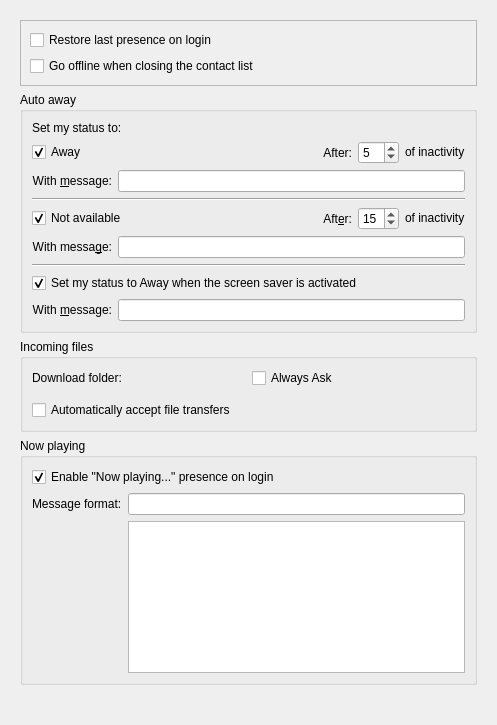
<?xml version="1.0" encoding="UTF-8"?>
<ui version="4.0">
 <class>TelepathyKDEDUi</class>
 <widget class="QWidget" name="TelepathyKDEDUi">
  <property name="geometry">
   <rect>
    <x>0</x>
    <y>0</y>
    <width>497</width>
    <height>725</height>
   </rect>
  </property>
  <layout class="QVBoxLayout" name="verticalLayout_3">
   <item>
    <widget class="QScrollArea" name="scrollArea">
     <property name="frameShape">
      <enum>QFrame::NoFrame</enum>
     </property>
     <property name="widgetResizable">
      <bool>true</bool>
     </property>
     <widget class="QWidget" name="scrollAreaWidgetContents">
      <property name="geometry">
       <rect>
        <x>0</x>
        <y>0</y>
        <width>479</width>
        <height>707</height>
       </rect>
      </property>
      <layout class="QVBoxLayout" name="verticalLayout">
       <item>
        <widget class="QFrame" name="presenceGroupBox">
         <property name="frameShape">
          <enum>QFrame::StyledPanel</enum>
         </property>
         <property name="frameShadow">
          <enum>QFrame::Raised</enum>
         </property>
         <layout class="QVBoxLayout" name="verticalLayout_4">
          <item>
           <widget class="QCheckBox" name="m_autoConnectCheckBox">
            <property name="text">
             <string>Restore last presence on login</string>
            </property>
           </widget>
          </item>
          <item>
           <widget class="QCheckBox" name="m_autoOfflineCheckBox">
            <property name="text">
             <string>Go offline when closing the contact list</string>
            </property>
           </widget>
          </item>
         </layout>
        </widget>
       </item>
       <item>
        <widget class="QGroupBox" name="autoAwayGroupBox">
         <property name="title">
          <string>Auto away</string>
         </property>
         <property name="flat">
          <bool>false</bool>
         </property>
         <layout class="QGridLayout" name="gridLayout_3">
          <item row="0" column="0">
           <widget class="QLabel" name="label">
            <property name="text">
             <string>Set my status to:</string>
            </property>
           </widget>
          </item>
          <item row="1" column="0">
           <layout class="QVBoxLayout" name="verticalLayout_2">
            <item>
             <layout class="QHBoxLayout" name="away_check_layout">
              <item>
               <widget class="QCheckBox" name="m_awayCheckBox">
                <property name="text">
                 <string>Away</string>
                </property>
                <property name="checked">
                 <bool>true</bool>
                </property>
               </widget>
              </item>
              <item>
               <spacer name="away_spaces">
                <property name="orientation">
                 <enum>Qt::Horizontal</enum>
                </property>
                <property name="sizeHint" stdset="0">
                 <size>
                  <width>40</width>
                  <height>20</height>
                 </size>
                </property>
               </spacer>
              </item>
              <item>
               <widget class="QLabel" name="m_awayMinsLabel">
                <property name="sizePolicy">
                 <sizepolicy hsizetype="Preferred" vsizetype="Preferred">
                  <horstretch>0</horstretch>
                  <verstretch>0</verstretch>
                 </sizepolicy>
                </property>
                <property name="text">
                 <string>After:</string>
                </property>
                <property name="alignment">
                 <set>Qt::AlignRight|Qt::AlignTrailing|Qt::AlignVCenter</set>
                </property>
                <property name="buddy">
                 <cstring>m_awayMins</cstring>
                </property>
               </widget>
              </item>
              <item>
               <widget class="QSpinBox" name="m_awayMins">
                <property name="suffix">
                 <string/>
                </property>
                <property name="value">
                 <number>5</number>
                </property>
               </widget>
              </item>
              <item>
               <widget class="QLabel" name="m_awayInactivityLabel">
                <property name="sizePolicy">
                 <sizepolicy hsizetype="Fixed" vsizetype="Fixed">
                  <horstretch>0</horstretch>
                  <verstretch>0</verstretch>
                 </sizepolicy>
                </property>
                <property name="text">
                 <string>of inactivity</string>
                </property>
               </widget>
              </item>
             </layout>
            </item>
            <item>
             <layout class="QHBoxLayout" name="away_message_layout">
              <item>
               <widget class="QLabel" name="m_awayMessageLabel">
                <property name="text">
                 <string>With &amp;message:</string>
                </property>
                <property name="alignment">
                 <set>Qt::AlignRight|Qt::AlignTrailing|Qt::AlignVCenter</set>
                </property>
                <property name="buddy">
                 <cstring>m_screenSaverAwayMessage</cstring>
                </property>
               </widget>
              </item>
              <item>
               <widget class="QLineEdit" name="m_awayMessage"/>
              </item>
             </layout>
            </item>
            <item>
             <widget class="Line" name="line">
              <property name="orientation">
               <enum>Qt::Horizontal</enum>
              </property>
             </widget>
            </item>
            <item>
             <layout class="QHBoxLayout" name="not_available_check_layout">
              <item>
               <widget class="QCheckBox" name="m_xaCheckBox">
                <property name="text">
                 <string>Not available</string>
                </property>
                <property name="checked">
                 <bool>true</bool>
                </property>
                <property name="autoExclusive">
                 <bool>false</bool>
                </property>
               </widget>
              </item>
              <item>
               <spacer name="not_available_spacer">
                <property name="orientation">
                 <enum>Qt::Horizontal</enum>
                </property>
                <property name="sizeHint" stdset="0">
                 <size>
                  <width>40</width>
                  <height>20</height>
                 </size>
                </property>
               </spacer>
              </item>
              <item>
               <widget class="QLabel" name="m_xaMinsLabel">
                <property name="sizePolicy">
                 <sizepolicy hsizetype="Preferred" vsizetype="Preferred">
                  <horstretch>0</horstretch>
                  <verstretch>0</verstretch>
                 </sizepolicy>
                </property>
                <property name="text">
                 <string>Aft&amp;er:</string>
                </property>
                <property name="alignment">
                 <set>Qt::AlignRight|Qt::AlignTrailing|Qt::AlignVCenter</set>
                </property>
                <property name="buddy">
                 <cstring>m_xaMins</cstring>
                </property>
               </widget>
              </item>
              <item>
               <widget class="QSpinBox" name="m_xaMins">
                <property name="suffix">
                 <string/>
                </property>
                <property name="value">
                 <number>15</number>
                </property>
               </widget>
              </item>
              <item>
               <widget class="QLabel" name="m_xaInactivityLabel">
                <property name="sizePolicy">
                 <sizepolicy hsizetype="Fixed" vsizetype="Fixed">
                  <horstretch>0</horstretch>
                  <verstretch>0</verstretch>
                 </sizepolicy>
                </property>
                <property name="text">
                 <string>of inactivity</string>
                </property>
               </widget>
              </item>
             </layout>
            </item>
            <item>
             <layout class="QHBoxLayout" name="not_available_message_layout">
              <item>
               <widget class="QLabel" name="m_xaMessageLabel">
                <property name="text">
                 <string>With messa&amp;ge:</string>
                </property>
                <property name="alignment">
                 <set>Qt::AlignRight|Qt::AlignTrailing|Qt::AlignVCenter</set>
                </property>
                <property name="buddy">
                 <cstring>m_xaMessage</cstring>
                </property>
               </widget>
              </item>
              <item>
               <widget class="QLineEdit" name="m_xaMessage"/>
              </item>
             </layout>
            </item>
           </layout>
          </item>
          <item row="2" column="0">
           <widget class="Line" name="line_2">
            <property name="orientation">
             <enum>Qt::Horizontal</enum>
            </property>
           </widget>
          </item>
          <item row="3" column="0">
           <layout class="QVBoxLayout" name="verticalLayoutScreenSaverAway">
            <item>
             <layout class="QHBoxLayout" name="screensaver_layout">
              <item>
               <widget class="QCheckBox" name="m_screenSaverAwayCheckBox">
                <property name="text">
                 <string>Set my status to Away when the screen saver is activated</string>
                </property>
                <property name="checked">
                 <bool>true</bool>
                </property>
               </widget>
              </item>
              <item>
               <spacer name="screenSaverAway_spaces">
                <property name="orientation">
                 <enum>Qt::Horizontal</enum>
                </property>
                <property name="sizeHint" stdset="0">
                 <size>
                  <width>40</width>
                  <height>20</height>
                 </size>
                </property>
               </spacer>
              </item>
             </layout>
            </item>
            <item>
             <layout class="QHBoxLayout" name="screenSaverAway_layout">
              <item>
               <widget class="QLabel" name="m_screenSaverAwayLabel">
                <property name="text">
                 <string>With &amp;message:</string>
                </property>
                <property name="alignment">
                 <set>Qt::AlignRight|Qt::AlignTrailing|Qt::AlignVCenter</set>
                </property>
                <property name="buddy">
                 <cstring>m_screenSaverAwayMessage</cstring>
                </property>
               </widget>
              </item>
              <item>
               <widget class="QLineEdit" name="m_screenSaverAwayMessage"/>
              </item>
             </layout>
            </item>
           </layout>
          </item>
         </layout>
        </widget>
       </item>
       <item>
        <widget class="QGroupBox" name="incomingFilesGroupBox">
         <property name="title">
          <string>Incoming files</string>
         </property>
         <property name="flat">
          <bool>false</bool>
         </property>
         <layout class="QGridLayout" name="gridLayout_6">
          <item row="0" column="0">
           <layout class="QGridLayout" name="downloadFolderLayout">
            <item row="0" column="0">
             <widget class="QLabel" name="m_downloadUrlLabel">
              <property name="text">
               <string>Download folder:</string>
              </property>
              <property name="alignment">
               <set>Qt::AlignLeading|Qt::AlignLeft|Qt::AlignVCenter</set>
              </property>
              <property name="buddy">
               <cstring>m_downloadUrlRequester</cstring>
              </property>
             </widget>
            </item>
            <item row="0" column="1">
             <widget class="QCheckBox" name="m_downloadUrlCheckBox">
              <property name="text">
               <string>Always Ask</string>
              </property>
             </widget>
            </item>
            <item row="1" column="1">
             <widget class="KUrlRequester" name="m_downloadUrlRequester">
              <property name="toolTip">
               <string>This is the folder where received files will be saved.</string>
              </property>
              <property name="whatsThis">
               <string>This is the folder where received files will be saved.</string>
              </property>
             </widget>
            </item>
           </layout>
          </item>
          <item row="1" column="0">
           <widget class="QCheckBox" name="m_autoAcceptCheckBox">
            <property name="text">
             <string>Automatically accept file transfers</string>
            </property>
           </widget>
          </item>
         </layout>
        </widget>
       </item>
       <item>
        <widget class="QGroupBox" name="nowPlayingGroupBox">
         <property name="title">
          <string>Now playing</string>
         </property>
         <property name="flat">
          <bool>false</bool>
         </property>
         <layout class="QGridLayout" name="gridLayout_5">
          <item row="0" column="0">
           <widget class="QCheckBox" name="m_nowPlayingCheckBox">
            <property name="text">
             <string>Enable &quot;Now playing...&quot; presence on login</string>
            </property>
            <property name="checked">
             <bool>true</bool>
            </property>
           </widget>
          </item>
          <item row="1" column="0">
           <layout class="QFormLayout" name="nowPlayingMessageFormatLayout">
            <item row="0" column="0">
             <widget class="QLabel" name="message_format_label">
              <property name="text">
               <string>Message format:</string>
              </property>
             </widget>
            </item>
            <item row="0" column="1">
             <widget class="NowPlayingLineEdit" name="m_nowPlayingText">
              <property name="text">
               <string/>
              </property>
             </widget>
            </item>
            <item row="1" column="1">
             <widget class="NowPlayingListWidget" name="m_tagListWidget"/>
            </item>
           </layout>
          </item>
         </layout>
        </widget>
       </item>
       <item>
        <spacer name="verticalSpacer_5">
         <property name="orientation">
          <enum>Qt::Vertical</enum>
         </property>
         <property name="sizeType">
          <enum>QSizePolicy::MinimumExpanding</enum>
         </property>
         <property name="sizeHint" stdset="0">
          <size>
           <width>20</width>
           <height>20</height>
          </size>
         </property>
        </spacer>
       </item>
      </layout>
     </widget>
    </widget>
   </item>
  </layout>
 </widget>
 <customwidgets>
  <customwidget>
   <class>KUrlRequester</class>
   <extends>QFrame</extends>
   <header>kurlrequester.h</header>
   <container>1</container>
  </customwidget>
  <customwidget>
   <class>NowPlayingLineEdit</class>
   <extends>QLineEdit</extends>
   <header>nowplaying-lineedit.h</header>
  </customwidget>
  <customwidget>
   <class>NowPlayingListWidget</class>
   <extends>QListWidget</extends>
   <header>nowplaying-listwidget.h</header>
  </customwidget>
 </customwidgets>
 <resources/>
 <connections/>
</ui>
